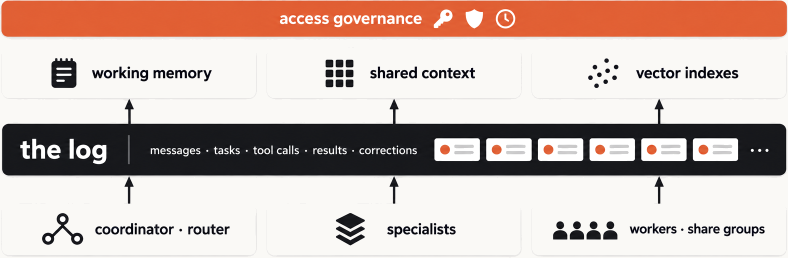
#> input picture tests/fixtures/assets/s02.png, 1576 x 515 px (shown at 1/2 size)
$ python paperize3.py ../../tests/fixtures/assets/s02.png
#> lines starting #> are read from the running program, lines starting #| are printed output that depends on the picture; after the words box and inside, x2 and y2 are one past the last pixel; in counts of white or black regions, pixels touching at a corner belong together
import sys, numpy as np
from PIL import Image
from scipy import ndimage
PAPER=np.array([0xFA,0xF9,0xF6],dtype=np.float32)
for f in sys.argv[1:]:
    a=np.asarray(Image.open(f).convert('RGB')).astype(np.float32)
    corner=np.median(np.concatenate([a[:20,:20].reshape(-1,3),a[:20,-20:].reshape(-1,3),a[-20:,:20].reshape(-1,3),a[-20:,-20:].reshape(-1,3)]),axis=0)
#> corner = [250, 249, 246]
    rough=(np.abs(a-corner).max(axis=2)<=16).astype(np.float32)
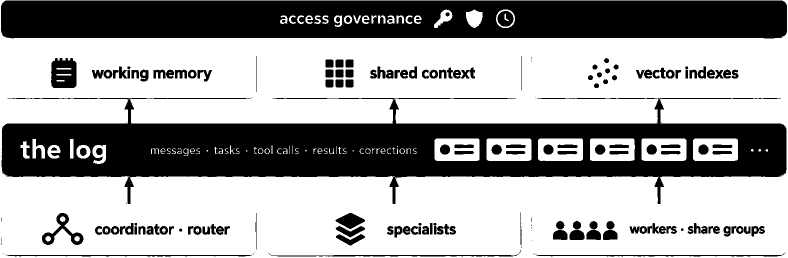
#> rough: shape (515, 1576) float32 (shown at 1/2 size); values 0 (black) and 1 (white), 63.9% white; 197 black regions (42 under 20 px), largest, box (x1, y1, x2, y2) and area: (4, 196, 1573, 408) 143151, (2, 1, 1574, 77) 112715, (102, 116, 153, 176) 2595
    num=np.stack([ndimage.gaussian_filter(a[...,c]*rough,40) for c in range(3)],axis=2)
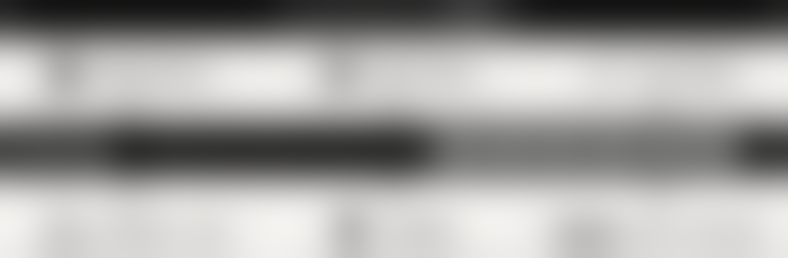
#> num: shape (515, 1576, 3) float32 (shown at 1/2 size); mean R, G, B 159.8, 159.2, 157.4
    den=ndimage.gaussian_filter(rough,40)[...,None]+1e-3
    field=num/den
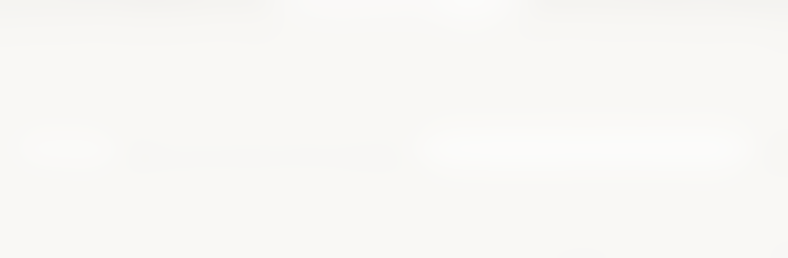
#> field: shape (515, 1576, 3) float32 (shown at 1/2 size); mean R, G, B 250.8, 250.5, 244.1
    mask=np.abs(a-field).max(axis=2)<=9
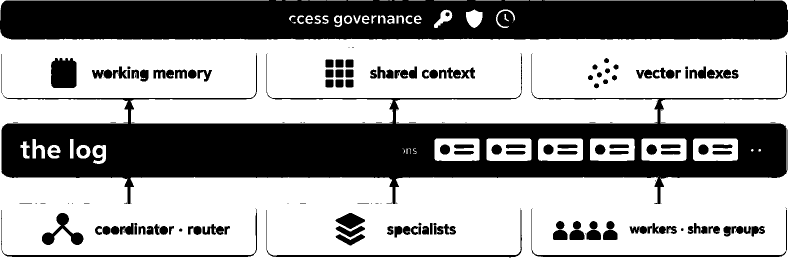
#> mask: shape (515, 1576) bool (shown at 1/2 size); 61.9% white; 217 black regions (71 under 20 px), largest, box (x1, y1, x2, y2) and area: (3, 106, 1575, 408) 149658, (0, 0, 1576, 80) 117824, (102, 116, 153, 176) 2845
    lab,n=ndimage.label(mask)
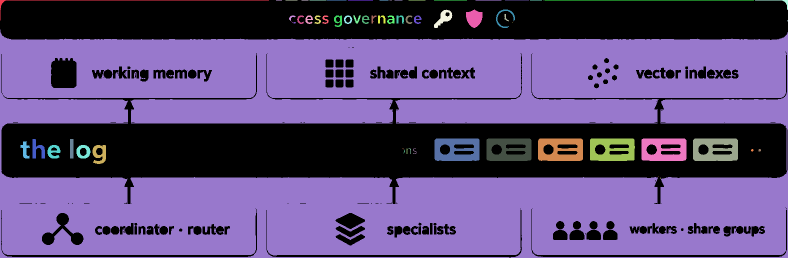
#> lab: shape (515, 1576) int32 (shown at 1/2 size); 69 distinct labels, from 0 to 68; one colour per label, 0 black
#> n = 68
    edge=set(lab[0,:])|set(lab[-1,:])|set(lab[:,0])|set(lab[:,-1]); edge.discard(0)
#> after `edge = set(lab[0, :]) | set(lab[-1, :]) | set(lab[:, 0]) | set(lab[:, `: edge = 20 items
    bg=np.isin(lab,list(edge))
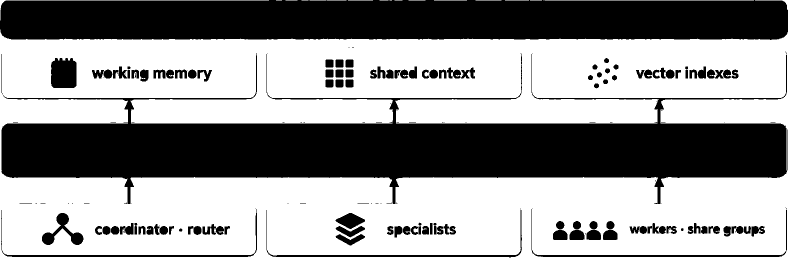
#> bg: shape (515, 1576) bool (shown at 1/2 size); 58.8% white; 185 black regions (67 under 20 px), largest, box (x1, y1, x2, y2) and area: (3, 106, 1575, 408) 176834, (0, 0, 1576, 80) 121789, (102, 116, 153, 176) 2845
    a[bg]=PAPER
#> a: shape (515, 1576, 3) float32; mean R, G, B 202.2, 184, 177.8
    Image.fromarray(np.clip(a,0,255).astype(np.uint8)).save(f)
    print(f,'bg %.1f%%'%(bg.mean()*100))
#| ../../tests/fixtures/assets/s02.png bg 58.8%
